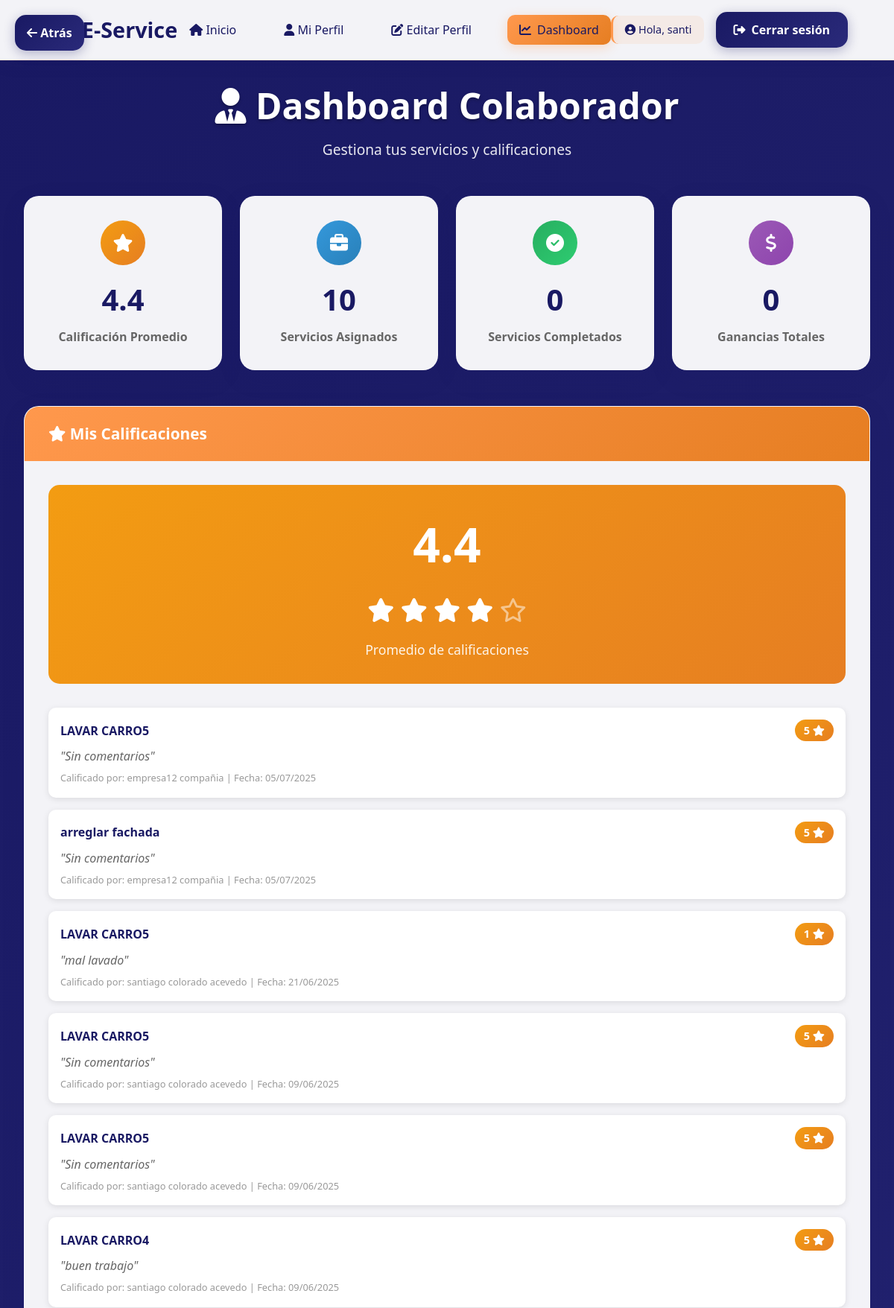
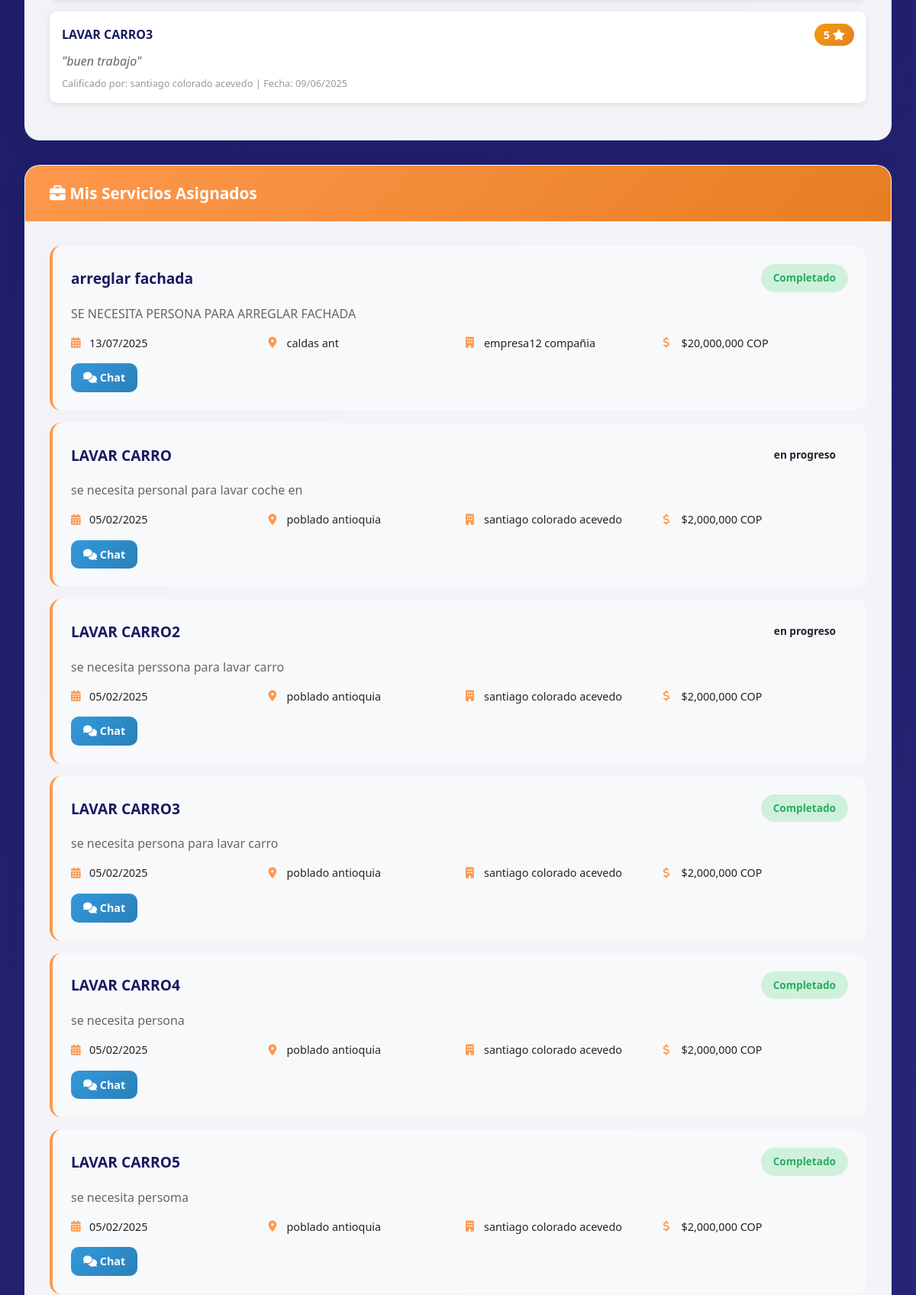
/dashboard/colaborador/ (signed in, upper part), run on the app's committed database (2 pictures, top to bottom).
### landing/models.py (models this page shows, shortened)
class Calificacion(models.Model):
    servicio = models.ForeignKey(Servicio, on_delete=models.CASCADE)
    colaborador = models.ForeignKey(User, on_delete=models.CASCADE, related_name='calificaciones_recibidas')
    empresa = models.ForeignKey(User, on_delete=models.CASCADE, related_name='calificaciones_dadas')
    puntuacion = models.IntegerField(choices=[(1, 1), (2, 2), (3, 3), (4, 4), (5, 5)], default=5)
    comentario = models.TextField(blank=True, null=True)
    fecha = models.DateTimeField(auto_now_add=True)

class Servicio(models.Model):
    CATEGORIAS = [
        ('Plomería', 'Plomería'),
        ('Electricidad', 'Electricidad'),
        ('Jardinería', 'Jardinería'),
        ('Limpieza', 'Limpieza'),
        ('Carpintería', 'Carpintería'),
        ('Pintura', 'Pintura'),
        ('Albañilería', 'Albañilería'),
        ('Mecánica', 'Mecánica'),
        ('Tecnología', 'Tecnología'),
        ('Otro', 'Otro'),
    ]
    TIPOS_PAGO = [
        ('Efectivo', 'Efectivo'),
        ('Transferencia', 'Transferencia bancaria'),
        ('Nequi', 'Nequi'),
        ('Daviplata', 'Daviplata'),
        ('Otro', 'Otro método'),
    ]
    ESTADOS = [
        ('pendiente', 'Pendiente'),
        ('en_progreso', 'En progreso'),
        ('completado', 'Completado'),
    ]
    URGENCIAS = [
        ('baja', 'Baja - Puede esperar'),
        ('media', 'Media - En los próximos días'),
        ('alta', 'Alta - Lo antes posible'),
    ]
    HORARIOS = [
        ('manana', 'Mañana (8:00 AM - 12:00 PM)'),
        ('tarde', 'Tarde (1:00 PM - 6:00 PM)'),
        ('noche', 'Noche (6:00 PM - 9:00 PM)'),
        ('flexible', 'Horario flexible'),
    ]
    titulo = models.CharField(max_length=100)
    descripcion = models.TextField()
    categoria = models.CharField(max_length=50, choices=CATEGORIAS)
    publicado_por = models.ForeignKey(User, on_delete=models.CASCADE, related_name='servicios_publicados')
    fecha_servicio = models.DateField()
    colaborador_asignado = models.ForeignKey(User, null=True, blank=True, on_delete=models.SET_NULL, related_name='servicios_asignados')
    tipo_pago = models.CharField(max_length=20, choices=TIPOS_PAGO)
    valor = models.DecimalField(max_digits=10, decimal_places=2)
    ubicacion = models.CharField(max_length=200)
    estado = models.CharField(max_length=20, choices=ESTADOS, default='pendiente')
    urgencia = models.CharField(max_length=20, choices=URGENCIAS, default='media')
    horario_preferido = models.CharField(max_length=20, choices=HORARIOS, default='tarde')
    fecha_publicacion = models.DateTimeField(default=timezone.now)
    def get_valor_formateado(self):
        return f"${self.valor:,.0f} COP"

### landing/views.py (the view)
# urls.py: path('dashboard/colaborador/', views.dashboard_colaborador, name='dashboard_colaborador'),
@login_required
def dashboard_colaborador(request):
    perfil = PerfilUsuario.objects.get(user=request.user)
    if perfil.rol != 'colaborador':
        return HttpResponseForbidden("No tienes permiso para ver esta página.")
    servicios_asignados = Servicio.objects.filter(colaborador_asignado=request.user).order_by('-fecha_servicio')
    notificaciones = Notificacion.objects.filter(usuario=request.user, leida=False).order_by('-fecha')
    promedio = 0
    calificaciones = []
    try:
        calificaciones = Calificacion.objects.filter(colaborador=request.user).order_by('-fecha')
        if calificaciones.exists():
            promedio = calificaciones.aggregate(promedio=Avg('puntuacion'))['promedio'] or 0
    except Exception as e:
        print(f"Error al obtener calificaciones: {e}")
    return render(request, 'landing/dashboard_colaborador.html', {
        'servicios_asignados': servicios_asignados,
        'notificaciones': notificaciones,
        'calificaciones': calificaciones,
        'promedio': promedio,
        'calificacion_promedio': promedio  # Agregar para consistencia con home
    })

### landing/context_processors.py (called while the page is built)
def notificaciones(request):
    if request.user.is_authenticated:
        notificaciones_no_leidas = Notificacion.objects.filter(usuario=request.user, leida=False)
        return {'notificaciones_no_leidas': notificaciones_no_leidas}
    return {}

### landing/templates/landing/dashboard_colaborador.html (shortened to what this page needs)
{% extends 'landing/base.html' %}
{% load static %}
{% load custom_filters %}
{% block head %}
<link href="https://cdn.jsdelivr.net/npm/bootstrap@5.3.3/dist/css/bootstrap.min.css" rel="stylesheet">
<link href="https://cdnjs.cloudflare.com/ajax/libs/font-awesome/6.4.0/css/all.min.css" rel="stylesheet">
{% endblock %}
{% block content %}
<div class="dashboard-container">
  <div class="dashboard-header">
    <h1><i class="fas fa-user-tie"></i> Dashboard Colaborador</h1>
    <p>Gestiona tus servicios y calificaciones</p>
  </div>
  <div class="stats-cards">
    <div class="stat-card">
      <div class="stat-icon rating">
        <i class="fas fa-star"></i>
      </div>
              <div class="stat-number">{{ calificacion_promedio|floatformat:1|default:"0.0" }}</div>
        <div class="stat-label">Calificación Promedio</div>
    </div>
    <div class="stat-card">
      <div class="stat-icon assigned">
        <i class="fas fa-briefcase"></i>
      </div>
      <div class="stat-number">{{ servicios_asignados|length|default:0 }}</div>
      <div class="stat-label">Servicios Asignados</div>
    </div>
    <div class="stat-card">
      <div class="stat-icon completed">
        <i class="fas fa-check-circle"></i>
      </div>
      <div class="stat-number">{{ servicios_completados|default:0 }}</div>
      <div class="stat-label">Servicios Completados</div>
    </div>
    <div class="stat-card">
      <div class="stat-icon earnings">
        <i class="fas fa-dollar-sign"></i>
      </div>
      <div class="stat-number">{{ ganancias_totales|default:0 }}</div>
      <div class="stat-label">Ganancias Totales</div>
    </div>
  </div>
  <div class="section-card">
    <div class="section-header">
      <h3><i class="fas fa-star"></i> Mis Calificaciones</h3>
    </div>
    <div class="section-body">
      <div class="rating-summary">
        <div class="rating-score">{{ calificacion_promedio|floatformat:1|default:"0.0" }}</div>
        <div class="rating-stars">
          {% for i in "12345" %}
            {% if forloop.counter <= calificacion_promedio %}
              <i class="fas fa-star"></i>
            {% else %}
              <i class="far fa-star"></i>
            {% endif %}
          {% endfor %}
        </div>
        <div class="rating-label">Promedio de calificaciones</div>
      </div>
      {% if calificaciones %}
        {% for calificacion in calificaciones %}
          <div class="rating-item">
            <div class="rating-header">
              <div class="rating-service">{{ calificacion.servicio.titulo }}</div>
              <div class="rating-score-item">
                {{ calificacion.puntuacion }} <i class="fas fa-star"></i>
              </div>
            </div>
            <div class="rating-comment">
              "{{ calificacion.comentario|default:'Sin comentarios' }}"
            </div>
            <div class="rating-meta">
              Calificado por: {{ calificacion.empresa.get_full_name }} |
              Fecha: {{ calificacion.fecha|date:"d/m/Y" }}
            </div>
          </div>
        {% endfor %}
      {% else %}
        <div class="empty-state">
          <i class="fas fa-star"></i>
          <h4>No has recibido calificaciones aún</h4>
          <p>Completa servicios para recibir calificaciones</p>
        </div>
      {% endif %}
    </div>
  </div>
  <div class="section-card">
    <div class="section-header">
      <h3><i class="fas fa-briefcase"></i> Mis Servicios Asignados</h3>
    </div>
    <div class="section-body">
      {% if servicios_asignados %}
        {% for servicio in servicios_asignados %}
          <div class="service-item">
            <div class="service-header">
              <h4 class="service-title">{{ servicio.titulo }}</h4>
              <span class="service-status status-{{ servicio.estado }}">
                {{ servicio.get_estado_display }}
              </span>
            </div>
            <p class="service-description">{{ servicio.descripcion }}</p>
            <div class="service-details">
              <div class="detail-item">
                <i class="fas fa-calendar-alt"></i>
                <span>{{ servicio.fecha_servicio|date:"d/m/Y" }}</span>
              </div>
              <div class="detail-item">
                <i class="fas fa-map-marker-alt"></i>
                <span>{{ servicio.ubicacion }}</span>
              </div>
              <div class="detail-item">
                <i class="fas fa-building"></i>
                <span>{{ servicio.publicado_por.get_full_name }}</span>
              </div>
              <div class="detail-item">
                <i class="fas fa-dollar-sign"></i>
                <span>{{ servicio.get_valor_formateado }}</span>
              </div>
            </div>
            <div class="service-actions">
              {% if servicio.colaborador_asignado %}
                <a href="{% url 'chat_servicio' servicio.id %}" class="btn-action btn-chat">
                  <i class="fas fa-comments"></i> Chat
                </a>
              {% endif %}
            </div>
          </div>
        {% endfor %}
      {% else %}
        <div class="empty-state">
          <i class="fas fa-briefcase"></i>
          <h4>No tienes servicios asignados</h4>
          <p>Busca y postúlate a servicios disponibles</p>
        </div>
      {% endif %}
    </div>
  </div>
</div>
{% endblock %}

### landing/templates/landing/partials/navbar.html (shortened to what this page needs)
<!DOCTYPE html>
<html lang="es">
<head>
  <link href="https://cdn.jsdelivr.net/npm/bootstrap@5.3.3/dist/css/bootstrap.min.css" rel="stylesheet">
  <link href="https://cdnjs.cloudflare.com/ajax/libs/font-awesome/6.4.0/css/all.min.css" rel="stylesheet">
</head>
<body>
  <button class="btn-back" onclick="window.history.back()">
    <i class="fas fa-arrow-left"></i> Atrás
  </button>
  <header class="navbar" id="navbar">
    <div class="navbar-container">
      <div class="navbar-left">
        {% if user.is_authenticated %}
          <a href="{% url 'home' %}" class="navbar-logo">
            <div class="logo-icon">
              <i class="fas fa-briefcase"></i>
            </div>
            E-Service
          </a>
        {% endif %}
      </div>
      <nav class="nav-links" id="navMenu">
        {% if user.is_authenticated %}
          <a href="{% url 'home' %}#inicio">
            <i class="fas fa-home"></i> Inicio
          </a>
          <a href="{% url 'perfil' %}">
            <i class="fas fa-user"></i> Mi Perfil
          </a>
          <a href="{% url 'editar_perfil' %}">
            <i class="fas fa-edit"></i> Editar Perfil
          </a>
          {% with perfil=user.perfilusuario %}
            {% if perfil.rol == 'colaborador' %}
              <a href="{% url 'dashboard_colaborador' %}" class="nav-button">
                <i class="fas fa-chart-line"></i> Dashboard
              </a>
            {% elif perfil.rol == 'empresa' %}
              <a href="{% url 'dashboard_empresa' %}" class="nav-button">
                <i class="fas fa-building"></i> Dashboard Empresa
              </a>
            {% endif %}
          {% endwith %}
        {% endif %}
      </nav>
      <div class="session-buttons">
        {% if user.is_authenticated %}
          <div class="welcome-msg">
            <i class="fas fa-user-circle"></i> Hola, {{ user.first_name|default:user.username }}
          </div>
          <a href="{% url 'logout' %}" class="nav-button secondary">
            <i class="fas fa-sign-out-alt"></i> Cerrar sesión
          </a>
        {% endif %}
      </div>
    </div>
  </header>
</body>
</html>

### landing/static/landing/css/navbar.css (style rules this page uses)
.navbar { background-color: #fff; border-bottom: 1px solid #e0e0e0; position: sticky; top: 0; z-index: 1000; }
.navbar-container { max-width: 1200px; margin: 0 auto; padding: 16px 24px; display: flex; align-items: center; justify-content: space-between; flex-wrap: wrap; }
.navbar-logo { font-size: 1.6rem; font-weight: bold; color: #2c3e50; text-decoration: none; }
.nav-links a { color: #333; text-decoration: none; font-weight: 500; transition: color 0.3s ease; }
.session-buttons { display: flex; align-items: center; gap: 16px; }
.welcome-msg { font-weight: 500; color: #444; }

### landing/static/landing/css/index.css (style rules this page uses)
* { margin: 0; padding: 0; box-sizing: border-box; }
body { font-family: 'Montserrat', sans-serif; background-color: #f7f7f7; }

### landing/templates/landing/base.html (style rules this page uses)
body { margin: 0; line-height: 1.5; font-size: 16px; font-family: 'Montserrat', sans-serif; }

### landing/templates/landing/partials/navbar.html (style rules this page uses)
body { font-family: 'Segoe UI', Tahoma, Geneva, Verdana, sans-serif; margin: 0; padding: 0; }
.navbar { background: rgba(255, 255, 255, 0.95); backdrop-filter: blur(10px); border-bottom: 1px solid rgba(255, 152, 77, 0.2); padding: 1rem 0; position: sticky; top: 0; z-index: 1000; box-shadow: 0 4px 20px rgba(25, 25, 99, 0.1); transition: all 0.3s ease; }
.navbar-container { max-width: 1200px; margin: 0 auto; padding: 0 2rem; display: flex; align-items: center; justify-content: space-between; }
.navbar-logo { font-size: 1.8rem; font-weight: 700; color: #191963; text-decoration: none; display: flex; align-items: center; gap: 0.5rem; transition: all 0.3s ease; }
.logo-icon { background: linear-gradient(135deg, #ff984d, #e67e22); color: white; width: 40px; height: 40px; border-radius: 10px; display: flex; align-items: center; justify-content: center; font-size: 1.2rem; }
.nav-links { display: flex; align-items: center; gap: 2rem; margin: 0; padding: 0; list-style: none; }
.nav-links a { color: #191963; text-decoration: none; font-weight: 500; font-size: 1rem; padding: 0.5rem 1rem; border-radius: 10px; transition: all 0.3s ease; position: relative; }
.nav-links a::after { content: ''; position: absolute; bottom: 0; left: 50%; width: 0; height: 2px; background: linear-gradient(135deg, #ff984d, #e67e22); transition: all 0.3s ease; transform: translateX(-50%); }
.nav-button { background: linear-gradient(135deg, #ff984d, #e67e22); color: white; border: none; padding: 0.75rem 1.5rem; border-radius: 15px; font-weight: 600; text-decoration: none; transition: all 0.3s ease; display: flex; align-items: center; gap: 0.5rem; box-shadow: 0 4px 15px rgba(255, 152, 77, 0.3); }
.nav-button.secondary { background: linear-gradient(135deg, #191963, #2a2a7a); box-shadow: 0 4px 15px rgba(25, 25, 99, 0.3); }
.session-buttons { display: flex; align-items: center; gap: 1rem; }
.welcome-msg { color: #191963; font-weight: 500; font-size: 0.9rem; background: rgba(255, 152, 77, 0.1); padding: 0.5rem 1rem; border-radius: 10px; border-left: 3px solid #ff984d; }
.btn-back { position: fixed; top: 20px; left: 20px; z-index: 1001; background: linear-gradient(135deg, #191963, #2a2a7a); color: white; border: none; padding: 0.75rem 1rem; border-radius: 15px; font-weight: 600; box-shadow: 0 4px 15px rgba(25, 25, 99, 0.3); transition: all 0.3s ease; }

### data on the page
Calificacion: servicio.titulo "LAVAR CARRO5", puntuacion "5", comentario "Sin comentarios", empresa.get_full_name "empresa12 compañia", fecha "05/07/2025"
Calificacion: servicio.titulo "arreglar fachada", puntuacion "5", comentario "Sin comentarios", empresa.get_full_name "empresa12 compañia", fecha "05/07/2025"
Calificacion: servicio.titulo "LAVAR CARRO5", puntuacion "1", comentario "mal lavado", empresa.get_full_name "santiago colorado acevedo", fecha "21/06/2025"
Calificacion: servicio.titulo "LAVAR CARRO5", puntuacion "5", comentario "Sin comentarios", empresa.get_full_name "santiago colorado acevedo", fecha "09/06/2025"
Calificacion: servicio.titulo "LAVAR CARRO5", puntuacion "5", comentario "Sin comentarios", empresa.get_full_name "santiago colorado acevedo", fecha "09/06/2025"
Calificacion: servicio.titulo "LAVAR CARRO4", puntuacion "5", comentario "buen trabajo", empresa.get_full_name "santiago colorado acevedo", fecha "09/06/2025"
Calificacion: servicio.titulo "LAVAR CARRO3", puntuacion "5", comentario "buen trabajo", empresa.get_full_name "santiago colorado acevedo", fecha "09/06/2025"
Servicio: titulo "arreglar fachada", estado "Completado", descripcion "SE NECESITA PERSONA PARA ARREGLAR FACHADA", fecha_servicio "13/07/2025", ubicacion "caldas ant", publicado_por.get_full_name "empresa12 compañia", get_valor_formateado "$20,000,000 COP", shows "Chat"
Servicio: titulo "LAVAR CARRO", estado "en progreso", descripcion "se necesita personal para lavar coche en", fecha_servicio "05/02/2025", ubicacion "poblado antioquia", publicado_por.get_full_name "santiago colorado acevedo", get_valor_formateado "$2,000,000 COP", shows "Chat"
Servicio: titulo "LAVAR CARRO2", estado "en progreso", descripcion "se necesita perssona para lavar carro", fecha_servicio "05/02/2025", ubicacion "poblado antioquia", publicado_por.get_full_name "santiago colorado acevedo", get_valor_formateado "$2,000,000 COP", shows "Chat"
Servicio: titulo "LAVAR CARRO3", estado "Completado", descripcion "se necesita persona para lavar carro", fecha_servicio "05/02/2025", ubicacion "poblado antioquia", publicado_por.get_full_name "santiago colorado acevedo", get_valor_formateado "$2,000,000 COP", shows "Chat"
Servicio: titulo "LAVAR CARRO4", estado "Completado", descripcion "se necesita persona", fecha_servicio "05/02/2025", ubicacion "poblado antioquia", publicado_por.get_full_name "santiago colorado acevedo", get_valor_formateado "$2,000,000 COP", shows "Chat"
Servicio: titulo "LAVAR CARRO5", estado "Completado", descripcion "se necesita persoma", fecha_servicio "05/02/2025", ubicacion "poblado antioquia", publicado_por.get_full_name "santiago colorado acevedo", get_valor_formateado "$2,000,000 COP", shows "Chat"

### other printed values
{{ user.first_name|default:user.username }} "santi"
{{ calificacion_promedio|floatformat:1|default:"0.0" }} "4.4"
{{ servicios_asignados|length|default:0 }} "10"
{{ servicios_completados|default:0 }} "0"
{{ ganancias_totales|default:0 }} "0"
